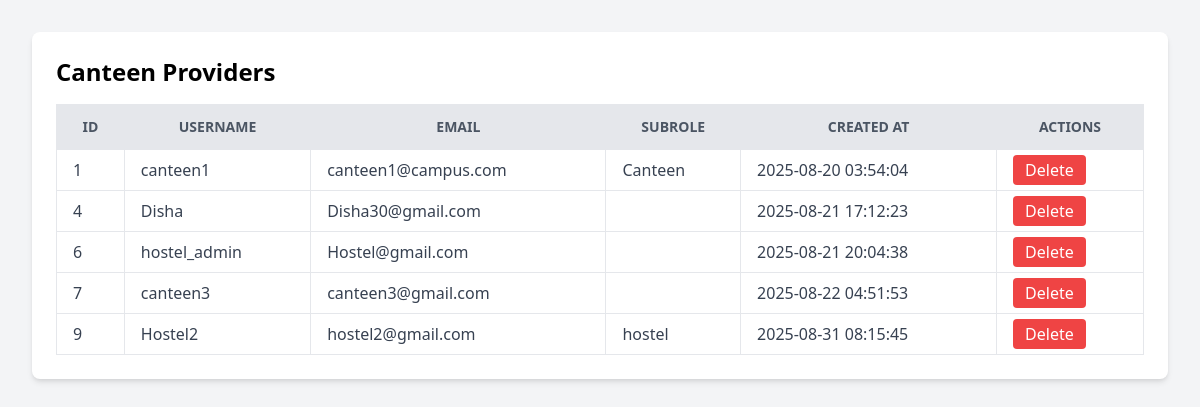
Page /backend/providers.php on the committed database.
### tables this page shows
CREATE TABLE `users` (
  `id` int(11) NOT NULL,
  `username` varchar(50) NOT NULL,
  `email` varchar(100) NOT NULL,
  `password` varchar(255) NOT NULL,
  `role` enum('provider','recipient') NOT NULL,
  `subrole` text NOT NULL,
  `created_at` timestamp NOT NULL DEFAULT current_timestamp()
);

### backend/providers.php (the view, shortened to what this page needs)
<?php
$conn = new mysqli("localhost", "root", "", "smart_surplus");
$result = $conn->query("SELECT * FROM users WHERE role='provider'");
?>
<!DOCTYPE html>
<html>
<head>
    <link href="https://cdn.jsdelivr.net/npm/tailwindcss@2.2.19/dist/tailwind.min.css" rel="stylesheet">
</head>
<body class="bg-gray-100 p-8">
    <div class="bg-white shadow-md rounded-lg p-6">
        <h2 class="text-2xl font-bold mb-4">Canteen Providers</h2>
        <table class="min-w-full bg-white border">
            <thead>
                <tr class="bg-gray-200 text-gray-600 uppercase text-sm">
                    <th class="py-3 px-4 border">ID</th>
                    <th class="py-3 px-4 border">Username</th>
                    <th class="py-3 px-4 border">Email</th>
                    <th class="py-3 px-4 border">Subrole</th>
                    <th class="py-3 px-4 border">Created At</th>
                    <th class="py-3 px-4 border">Actions</th>
                </tr>
            </thead>
            <tbody>
                <?php while ($row = $result->fetch_assoc()) { ?>
                <tr class="text-gray-700">
                    <td class="py-2 px-4 border"><?php echo $row['id']; ?></td>
                    <td class="py-2 px-4 border"><?php echo $row['username']; ?></td>
                    <td class="py-2 px-4 border"><?php echo $row['email']; ?></td>
                    <td class="py-2 px-4 border"><?php echo $row['subrole']; ?></td>
                    <td class="py-2 px-4 border"><?php echo $row['created_at']; ?></td>
                    <td class="py-2 px-4 border">
                        <a href="?delete=<?php echo $row['id']; ?>"
                           class="bg-red-500 text-white px-3 py-1 rounded hover:bg-red-600"
                           onclick="return confirm('Are you sure you want to delete this provider?')">
                           Delete
                        </a>
                    </td>
                </tr>
                <?php } ?>
            </tbody>
        </table>
    </div>
</body>
</html>

### rows in the picture
users: id "1", username "canteen1", email "canteen1@campus.com", subrole "Canteen", created_at "2025-08-20 03:54:04"
users: id "4", username "Disha", email "Disha30@gmail.com", created_at "2025-08-21 17:12:23"
users: id "6", username "hostel_admin", email "Hostel@gmail.com", created_at "2025-08-21 20:04:38"
users: id "7", username "canteen3", email "canteen3@gmail.com", created_at "2025-08-22 04:51:53"
users: id "9", username "Hostel2", email "hostel2@gmail.com", subrole "hostel", created_at "2025-08-31 08:15:45"
